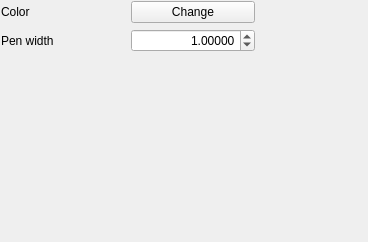
<?xml version="1.0" encoding="UTF-8"?>
<ui version="4.0">
 <class>WidgetLineDecoration</class>
 <widget class="QWidget" name="WidgetLineDecoration">
  <property name="geometry">
   <rect>
    <x>0</x>
    <y>0</y>
    <width>368</width>
    <height>242</height>
   </rect>
  </property>
  <property name="windowTitle">
   <string>Form</string>
  </property>
  <layout class="QVBoxLayout" name="verticalLayout">
   <property name="margin">
    <number>1</number>
   </property>
   <item>
    <layout class="QGridLayout" name="gridLayout">
     <item row="0" column="0">
      <widget class="QLabel" name="label">
       <property name="text">
        <string>Color</string>
       </property>
      </widget>
     </item>
     <item row="0" column="1">
      <widget class="QgsColorButtonV2" name="btnChangeColor">
       <property name="sizePolicy">
        <sizepolicy hsizetype="Preferred" vsizetype="Fixed">
         <horstretch>0</horstretch>
         <verstretch>0</verstretch>
        </sizepolicy>
       </property>
       <property name="text">
        <string>Change</string>
       </property>
      </widget>
     </item>
     <item row="0" column="2" rowspan="2">
      <spacer>
       <property name="orientation">
        <enum>Qt::Horizontal</enum>
       </property>
       <property name="sizeType">
        <enum>QSizePolicy::Preferred</enum>
       </property>
       <property name="sizeHint" stdset="0">
        <size>
         <width>112</width>
         <height>48</height>
        </size>
       </property>
      </spacer>
     </item>
     <item row="1" column="0">
      <widget class="QLabel" name="label_2">
       <property name="text">
        <string>Pen width</string>
       </property>
      </widget>
     </item>
     <item row="1" column="1">
      <widget class="QDoubleSpinBox" name="spinWidth">
       <property name="alignment">
        <set>Qt::AlignRight|Qt::AlignTrailing|Qt::AlignVCenter</set>
       </property>
       <property name="decimals">
        <number>5</number>
       </property>
       <property name="maximum">
        <double>100000.000000000000000</double>
       </property>
       <property name="value">
        <double>1.000000000000000</double>
       </property>
      </widget>
     </item>
    </layout>
   </item>
   <item>
    <spacer>
     <property name="orientation">
      <enum>Qt::Vertical</enum>
     </property>
     <property name="sizeHint" stdset="0">
      <size>
       <width>350</width>
       <height>81</height>
      </size>
     </property>
    </spacer>
   </item>
  </layout>
 </widget>
 <customwidgets>
  <customwidget>
   <class>QgsColorButtonV2</class>
   <extends>QPushButton</extends>
   <header>qgscolorbutton.h</header>
  </customwidget>
 </customwidgets>
 <tabstops>
  <tabstop>btnChangeColor</tabstop>
  <tabstop>spinWidth</tabstop>
 </tabstops>
 <resources/>
 <connections/>
</ui>
